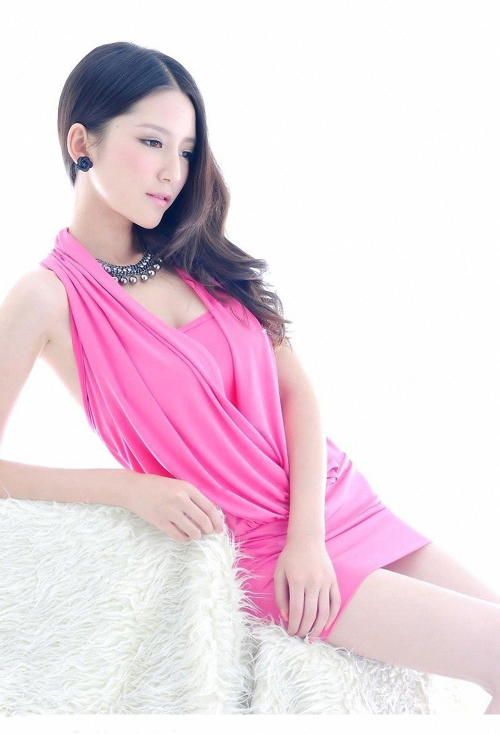
#> input picture day8/test.jpg, 1000 x 1469 px (shown at 1/2 size)
$ python demo-pillow.py
#> lines starting #> are read from the running program, lines starting #| are printed output that depends on the picture
#PIL适用于处理图像的工具
from PIL import Image
im=Image.open('test.jpg')
#> im is the input picture: PIL image 1000x1469 RGB; mean R, G, B 235.3, 214.9, 225.4
w,h=im.size
#> w = 1000; h = 1469
print('原始尺寸：(%s,%s)'%(w,h))
#| 原始尺寸：(1000,1469)
#缩放图片
im.thumbnail((w//2,h//2))
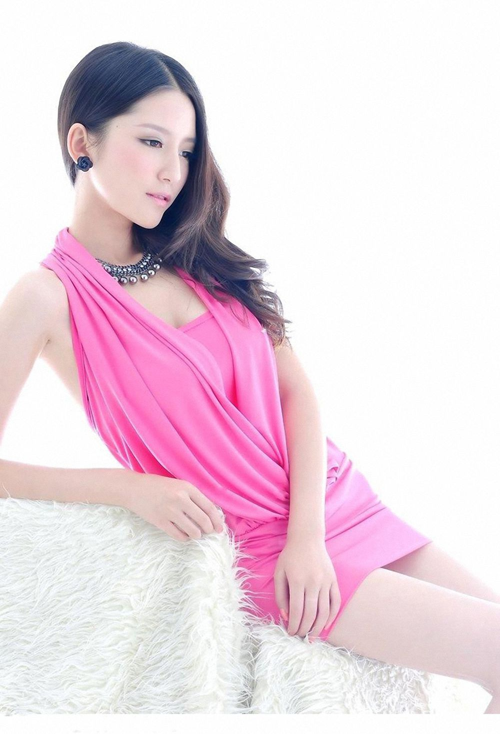
#> im: PIL image 500x734 RGB; mean R, G, B 235.3, 214.9, 225.4
#把缩放的图片保存
im.save('thumbnail.jpg','jpeg')
